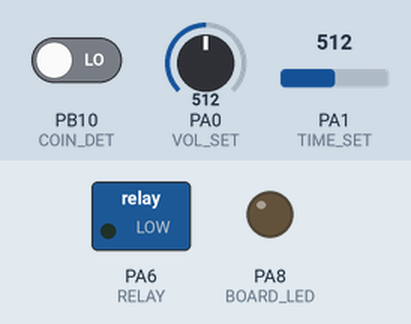
Bench run of a program on a simulated STM32 Black Pill. On the bench: switched loads named in the program (green lamp = pin HIGH), output pins drawn as LEDs (lit = HIGH). The test bench sets the inputs (shaded band); at power-on: PA0 (VOL_SET) = 512, PA1 (TIME_SET) = 512, PB10 (COIN_DET) LOW. Random numbers use the default seed unless the program sets one; the audio player accepts every command and is not drawn.

Above: at 0.1 s.
At 0.68 s:
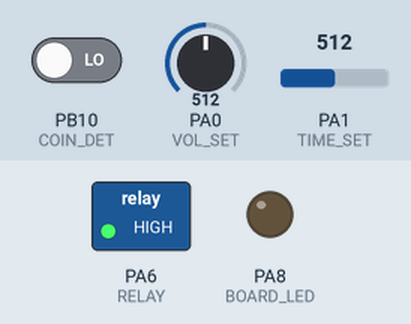
At 40.2 s:
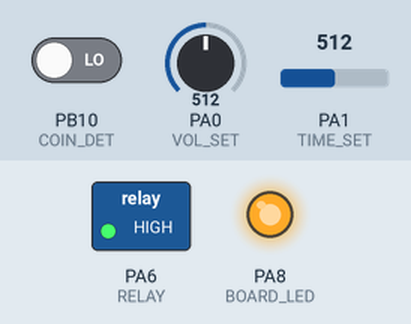
Timing chart, 0 to 40.5 s (numbered marks = the images above):
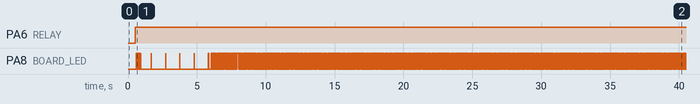

The program:

main.cpp
```cpp
#include <Arduino.h>
#include <DFRobotDFPlayerMini.h>

#include "angel_carol_payer.h"
#include "board_def.h"
#include <IWatchdog.h>


#ifdef STM32C0xx
	HardwareSerial Serial1(PB_7, PC_14);
#else
	HardwareSerial Serial1(PB_7, PB_6);
#endif


DFRobotDFPlayerMini DFPlayer;
AngelCarolPlayer ACPlayer;

volatile int coinCounter = 0;
static uint32_t stop_relay = 0;

void coinIrq()
{
	if(digitalRead(COIN_DET) == HIGH) // re read to filter spikes
		coinCounter++;
}

int getCoinCount(void)
{
	volatile int ret;

    noInterrupts();
		ret = coinCounter;
		coinCounter = 0;
    interrupts();

	return ret;
}


void setup()
{
	IWatchdog.begin(20000000); // about 10sec

  Serial1.begin(9600);
  if (!DFPlayer.begin(Serial1)) {
    while(true){
      delay(0); // Code to compatible with ESP8266 watch dog.
    }
  }
  DFPlayer.volume(0);  //Set volume value. From 0 to 30
  ACPlayer.begin(&DFPlayer);


  pinMode(BOARD_LED, OUTPUT); // hart beat
  pinMode(RELAY, OUTPUT);
  pinMode(VOL_SET, INPUT);
  pinMode(TIME_SET, INPUT);

  pinMode(COIN_DET, INPUT);
  attachInterrupt(COIN_DET,coinIrq,RISING);

	digitalWrite(RELAY, HIGH);

  interrupts(); // enable interrupts

  stop_relay = millis() + 60000;
}

void loop()
{
  uint32_t volume_set    = analogRead(VOL_SET)/34; // (0-1023)/34 = 0-30
  uint32_t max_play_time = analogRead(TIME_SET)*60;// 0-1023

  static uint32_t previous_volume = 0;
  static uint32_t previous_duration = 0;
  static uint32_t blink = 0;

  if(volume_set>30)
	  volume_set = 30;

  ACPlayer.setVolume(volume_set);

  if(previous_duration!=max_play_time)
  {
  	ACPlayer.setCarolDuration(max_play_time);
    previous_duration = max_play_time;
  }

  if(getCoinCount()) {
	  digitalWrite(RELAY, HIGH);
	  ACPlayer.insertCoin();
    stop_relay = millis() + ACPlayer.getMaxCarolDuration() + 10000;
  }

  if(stop_relay != 0 && stop_relay < millis()) // for giving some extra time to put coin, an to prevent fast on/off
  {
		digitalWrite(RELAY, LOW);
    stop_relay = 0;
  }

  ACPlayer.process();

  if(blink % 100 == 0)
    digitalWrite(BOARD_LED, LOW);
  if(blink % 100 == 50)
    digitalWrite(BOARD_LED, HIGH);
  blink ++;
}
```

angel_carol_payer.cpp
```cpp
#include <Arduino.h>
#include <DFRobotDFPlayerMini.h>
#include "angel_carol_payer.h"
#include <IWatchdog.h>

AngelCarolPlayer::AngelCarolPlayer(/* args */)
{
    // default values;
    currentEvent = NULL;
    max_volume = 26;   // 30 max
    prev_volume = 0;
    max_carol_duration_ms = 20000; // 30 sec
    max_intro_duration_ms = 5000;  // 10 sec
    fade_out_duration_ms = 2000;   // 2 sec
    fade_in_duration_ms = 400;     // 1 sec
    current_track = 0;             // none
    max_track_no = 14;
    prev_track_no = 0;
    last_insert_coint_time = 0;

    curr_volume = 0;
}

AngelCarolPlayer::~AngelCarolPlayer()
{
}

void AngelCarolPlayer::insertCoin()
{
    unsigned int elpassed = millis() - last_insert_coint_time;
    if (elpassed < 5000) // must be
        return;
    digitalWrite(PA_8, HIGH);
    last_insert_coint_time = millis();

    current_track = suffle();
    playCarol(current_track);
}

void AngelCarolPlayer::process()
{
    int new_volume = 0;
    if (currentEvent == NULL && events.size() > 0)
    {
        currentEvent = events.front();
        events.pop_front();
        currentEvent->start();
        if (currentEvent->getType() == EVT_FADE_IN)
        {
            dfplayer->playMp3Folder(currentEvent->getTrack());
        }
    }

    if (currentEvent == NULL)
    {
    	IWatchdog.reload();
        return;
    }

    switch (currentEvent->getType())
    {
    case EVT_FADE_IN:
        new_volume = currentEvent->getProgress(max_volume, 0);
        if (curr_volume != new_volume)
            dfplayer->volume(new_volume);

        curr_volume = new_volume;
        break;
    case EVT_FADE_OUT:
        new_volume = currentEvent->getProgress(max_volume, 1);
        if (curr_volume != new_volume)
            dfplayer->volume(new_volume);
        curr_volume = new_volume;

        if (!currentEvent->isPending())
        {
            dfplayer->stop();
            delay(100);
        }
        break;
    case EVT_PLAY:
        // dfplayer->play(currentEvent->getTrack());
    	IWatchdog.reload();
        delay(10);
        if (currentEvent->isPending())
            digitalWrite(PA_8, LOW);
        break;
    default:
        dfplayer->stop();
        delay(100);
        break;
    }

    if (!currentEvent->isPending())
    {
        delete currentEvent;
        currentEvent = NULL;
    }
}

void AngelCarolPlayer::setVolume(int volume)
{
    if (max_volume != volume &&
        prev_volume != volume)
    {
        prev_volume = max_volume;
        max_volume = volume;
        dfplayer->volume(max_volume);
    }
}

void AngelCarolPlayer::setCarolDuration(int duration_ms)
{
    max_carol_duration_ms = duration_ms;
}

int AngelCarolPlayer::suffle()
{
    int newTrack  = 0;
    do{
        newTrack = random(1, max_track_no);
    } while(newTrack == prev_track_no);
    prev_track_no = newTrack;
    return newTrack;
}

void AngelCarolPlayer::begin(DFRobotDFPlayerMini *in_dfplayer)
{
    dfplayer = in_dfplayer;
    randomSeed(analogRead(0));
    playIntro();
}

void AngelCarolPlayer::playIntro()
{
    events.push_back(new PlayerEvent(EVT_FADE_IN, BELLS, fade_in_duration_ms));
    events.push_back(new PlayerEvent(EVT_PLAY, BELLS, max_intro_duration_ms));
    events.push_back(new PlayerEvent(EVT_FADE_OUT, BELLS, fade_out_duration_ms));
}

void AngelCarolPlayer::playCarol(int track_no)
{
    if (isPlaying() && currentEvent->getType() == EVT_PLAY)
    {
        // mark current event as expired;
        currentEvent->terminate();
    }
    events.push_back(new PlayerEvent(EVT_FADE_IN, GOOD_BLESS_YOU, 100));
    events.push_back(new PlayerEvent(EVT_PLAY, GOOD_BLESS_YOU, 2000));
    events.push_back(new PlayerEvent(EVT_FADE_OUT, GOOD_BLESS_YOU, 100));

    events.push_back(new PlayerEvent(EVT_FADE_IN, track_no, fade_in_duration_ms));
    events.push_back(new PlayerEvent(EVT_PLAY, track_no, max_carol_duration_ms));
    events.push_back(new PlayerEvent(EVT_FADE_OUT, track_no, fade_out_duration_ms));
}

int AngelCarolPlayer::isPlaying()
{
    if (currentEvent != NULL)
        return 1;
    return 0;
}

int AngelCarolPlayer::getMaxCarolDuration()
{
    return max_carol_duration_ms + fade_in_duration_ms + fade_out_duration_ms;
}
```

angel_carol_payer.h
```cpp
#ifndef ANGEL_CAROL_PLAYER_H
#define ANGEL_CAROL_PLAYER_H

#include <list>
#include <player_event.h>

#define GOOD_BLESS_YOU  15
#define BELLS           17
//#define WELCOME         17

class DFRobotDFPlayerMini;

class AngelCarolPlayer
{
private:
    DFRobotDFPlayerMini *dfplayer;
    PlayerEvent * currentEvent;
    std::list <PlayerEvent*> events;
    int max_volume; //30 max
    int prev_volume;
    int max_carol_duration_ms;
    int max_intro_duration_ms;
    int fade_out_duration_ms;
    int fade_in_duration_ms;
    int current_track = 0; //none
    int max_track_no;
    int prev_track_no;
    unsigned int last_insert_coint_time;
    int curr_volume;

public:
    AngelCarolPlayer(/* args */);
    ~AngelCarolPlayer();
    void insertCoin();
    void process();
    void setVolume(int volume);
    void setCarolDuration(int duration_ms);
    int suffle();
    void begin(DFRobotDFPlayerMini * in_dfplayer);
    void playIntro();
    void playCarol(int track_no);
    int isPlaying();
    int getMaxCarolDuration();

};


#endif //#ifndef ANGEL_CAROL_PLAYER_H
```

board_def.h
```cpp
/*
 * board_def.h
 *
 *  Created on: 30 lis 2024
 *      Author: maxdu
 */

#ifndef SRC_BOARD_DEF_H_
#define SRC_BOARD_DEF_H_

// -----------------------------------------------

#define BOARD_LED PA_8
#define RELAY     PA_6
#define VOL_SET   PA_0
#define TIME_SET  PA_1

#ifdef STM32C0xx
	#define COIN_DET  PA_3
#else
	#define COIN_DET  PB_10
#endif

// -----------------------------------------------


#endif /* SRC_BOARD_DEF_H_ */
```

player_event.cpp
```cpp
#include "player_event.h"

PlayerEvent::PlayerEvent(INTERNAL_EVENTS in_event, int in_track, int in_duration)
{
    event = in_event;
    track = in_track;
    duration = in_duration;
    is_terminated = 0;
}


PlayerEvent::~PlayerEvent()
{

}

void PlayerEvent::start() {
    start_time = millis();
}

void PlayerEvent::terminate()
{
    duration = 0;
    is_terminated = 1;
}

int PlayerEvent::getProgress (int max_value, int reverse) {
    int elpasserd = millis() - start_time;

    if(elpasserd > duration) {
        if(reverse)
            return 0;
        return max_value;
    }

    if(duration == 0 ){
        if(reverse)
            return 0;
        return max_value;
    }

    int progress =  elpasserd * max_value / duration;

    if (reverse) {
        return max_value - progress;
    }

    return progress;
}


int PlayerEvent::isPending()
{
    if(is_terminated)
        return 0;

    unsigned int elpasserd = millis() - start_time;

    if(elpasserd > duration)
        return 0;

    return 1;

}

INTERNAL_EVENTS PlayerEvent::getType()
{
    return event;
}

int PlayerEvent::getTrack()
{
    return track;
}
```

player_event.h
```cpp
#ifndef PLAYER_EVENT_H
#define PLAYER_EVENT_H

#include <Arduino.h>

enum INTERNAL_EVENTS{
    EVT_PLAY,
    EVT_FADE_IN,
    EVT_FADE_OUT,
    EVT_STOP_PLAYING,
};

class PlayerEvent
{
private:
    INTERNAL_EVENTS event;
    int track;
    unsigned int duration;
    unsigned int start_time;
    int is_terminated;
public:
    PlayerEvent(INTERNAL_EVENTS event, int track, int duration);
    ~PlayerEvent();
    void start();
    void terminate();
    int getProgress(int max_value, int reverse);
    int isPending();
    INTERNAL_EVENTS getType();
    int getTrack();
};

#endif //PLAYER_EVENT_H
```
